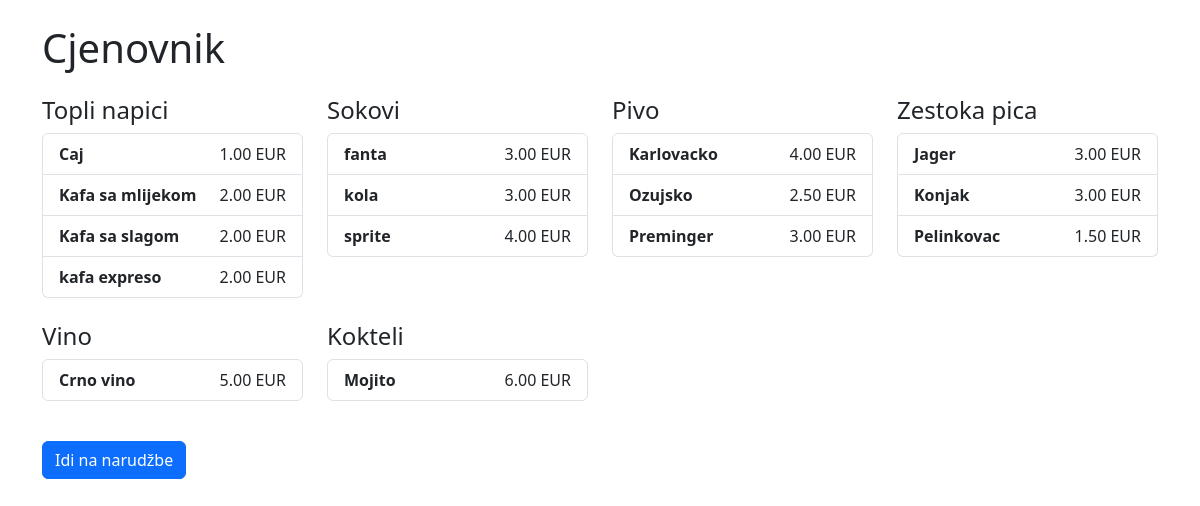
Screenshot of /meni/ with the database file from the repository.
### meni/models.py (models this page shows, shortened)
class Stavka(models.Model):
    naziv = models.CharField(max_length=100)
    opis = models.TextField(blank=True, null=True)
    cijena = models.DecimalField(max_digits=8, decimal_places=2)

### meni/views.py (the view)
# urls.py: path('', views.meni_list, name='meni_list'),
def meni_list(request):
    stavke = Stavka.objects.all().order_by('naziv')
    kategorije = dict(Stavka.KATEGORIJE)  # koristi choices ako ih imaš
    return render(request, 'meni/meni_list.html', {
        'stavke': stavke,
        'kategorije': kategorije
    })

### meni/templates/meni/meni_list.html (shortened to what this page needs)
<!DOCTYPE html>
<html lang="sr">
<head>
    <link href="https://cdn.jsdelivr.net/npm/bootstrap@5.3.3/dist/css/bootstrap.min.css" rel="stylesheet" />
</head>
<body>
<div class="container mt-4">
    <h1 class="mb-4">Cjenovnik</h1>
    <div class="row">
        {% for kat_key, kat_naziv in kategorije.items %}
            <div class="col-md-3">
                <h4>{{ kat_naziv }}</h4>
                <ul class="list-group mb-4">
                    {% for stavka in stavke %}
                        {% if stavka.kategorija == kat_key %}
                            <li class="list-group-item d-flex justify-content-between align-items-center">
                                <div>
                                    <strong>{{ stavka.naziv }}</strong><br />
                                </div>
                                <span>{{ stavka.cijena|floatformat:2 }} EUR</span>
                            </li>
                        {% endif %}
                    {% endfor %}
                </ul>
            </div>
        {% endfor %}
    </div>
    <a href="{% url 'narudzba_list' %}" class="btn btn-primary mt-3">Idi na narudžbe</a>
</div>
</body>
</html>

### rows the page displays
Stavka: naziv "Caj", cijena "1.00"
Stavka: naziv "Kafa sa mlijekom", cijena "2.00"
Stavka: naziv "Kafa sa slagom", cijena "2.00"
Stavka: naziv "kafa expreso", cijena "2.00"
Stavka: naziv "fanta", cijena "3.00"
Stavka: naziv "kola", cijena "3.00"
Stavka: naziv "sprite", cijena "4.00"
Stavka: naziv "Karlovacko", cijena "4.00"
Stavka: naziv "Ozujsko", cijena "2.50"
Stavka: naziv "Preminger", cijena "3.00"
Stavka: naziv "Jager", cijena "3.00"
Stavka: naziv "Konjak", cijena "3.00"
Stavka: naziv "Pelinkovac", cijena "1.50"
Stavka: naziv "Crno vino", cijena "5.00"
Stavka: naziv "Mojito", cijena "6.00"

### other values shown
{{ kat_naziv }} "Topli napici" "Sokovi" "Pivo" "Zestoka pica" "Vino" "Kokteli"
